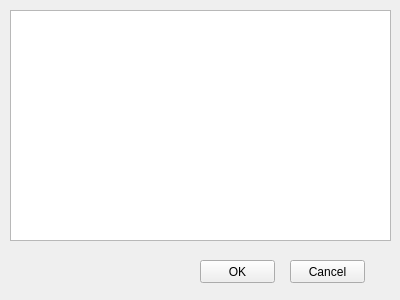
<?xml version="1.0" encoding="UTF-8"?>
<ui version="4.0">
 <class>Form</class>
 <widget class="QWidget" name="Form">
  <property name="geometry">
   <rect>
    <x>0</x>
    <y>0</y>
    <width>400</width>
    <height>300</height>
   </rect>
  </property>
  <property name="windowTitle">
   <string>Form</string>
  </property>
  <widget class="QPushButton" name="pushButton">
   <property name="geometry">
    <rect>
     <x>200</x>
     <y>260</y>
     <width>75</width>
     <height>23</height>
    </rect>
   </property>
   <property name="text">
    <string>OK</string>
   </property>
  </widget>
  <widget class="QPushButton" name="pushButton_2">
   <property name="geometry">
    <rect>
     <x>290</x>
     <y>260</y>
     <width>75</width>
     <height>23</height>
    </rect>
   </property>
   <property name="text">
    <string>Cancel</string>
   </property>
  </widget>
  <widget class="QListView" name="listView">
   <property name="geometry">
    <rect>
     <x>10</x>
     <y>10</y>
     <width>381</width>
     <height>231</height>
    </rect>
   </property>
  </widget>
 </widget>
 <resources/>
 <connections/>
</ui>
